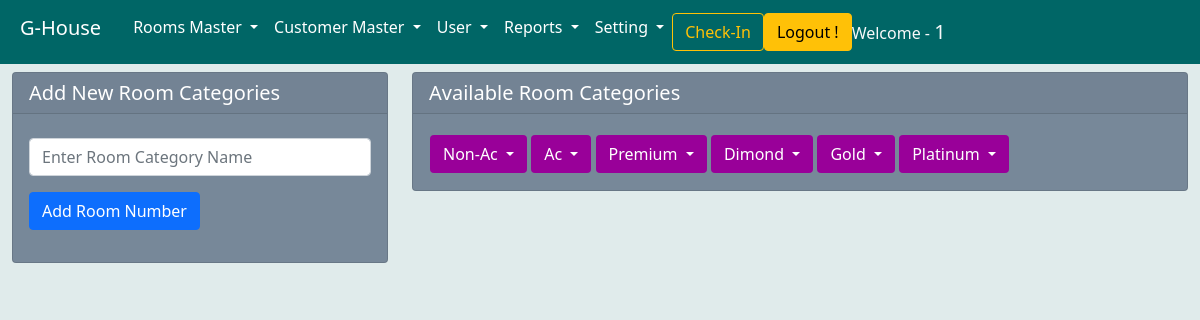
/addonlyCategories/ (signed in), run on the app's committed database.
### ghouse/models.py (models this page shows, shortened)
class roomtype(models.Model):
    rtype = models.CharField(max_length=100)
    objects = models.Manager()

### ghouse/views.py (the view)
# urls.py: path('addonlyCategories/', addonlyCategories, name='addonlyCategories'),
def addonlyCategories(request):
    if request.user.is_authenticated:
        if request.method == 'POST':
            addCategories = onlyroomcate(request.POST)
            roomdata = roomtype.objects.all()
            if addCategories.is_valid():
                rtype = addCategories.cleaned_data['rtype']
                dat = roomtype(rtype=rtype)
                dat.save()
                messages.info(request, 'Room Successfully Added')
                context = {'addCategories': addCategories,
                           "roomdata": roomdata, }
                return render(request, 'onlycategories.html', context)
        else:
            addCategories = onlyroomcate()
            roomdata = roomtype.objects.all()
        context = {'addCategories': addCategories, "roomdata": roomdata, }
        return render(request, 'onlycategories.html', context)
    else:
        messages.info(request, '☹︎ Please Login First')
    return redirect('/login')

### ghouse/form.py (shortened to what this page needs)
class onlyroomcate(forms.ModelForm):
    class Meta:
        model = roomtype
        fields = ['rtype']
        widgets = {
            'rtype':forms.TextInput(attrs={'class':'form-control','placeholder':'Enter Room Category Name'}),
        }
        labels = {'rtype':''}
        error_messages = {
            'rtype':{
                'unique':'Room Category Already Exist',
                'required':'Enter Room Category Name',
                },
        }

### ghouse/templates/onlycategories.html (shortened to what this page needs)
{% extends 'base.html' %}
{% block body %}
<div class="container-fluid">
    <div class="row">
        <div class="col-4">
            <div class="card mt-2 ">
                <div class="card-header h5">
                    Add New Room Categories
                </div>
                <div class="card-body mt-2">
                    <form action="" method="POST" novalidate>
                        <div class="mb-3">
                            {{addCategories.rtype}}
                        </div>
                        <div class="mb-3 float-right">
                            <input class="btn btn-primary" type="submit" value="Add Room Number" type="text">
                        </div>
                    </form>
                </div>
            </div>
        </div>
        <div class="col-8">
            <div class="card mt-2 ">
                <div class="card-header h5">
                    Available Room Categories
                </div>
                <div class="card-body">
                    <div class="col">
                        <table>
                            <tr>
                                <td>
                                    {% for i in roomdata %}
                                        <button style="background-color: #990099;" type="button" class="btn dropdown-toggle mt-1 text-white" data-toggle="dropdown" aria-expanded="false">
                                            {{i.rtype}}
                                        </button>
                                    {% endfor %}
                                    </td>
                                </tr>
                        </table>
                    </div>
                </div>
            </div>
        </div>
    </div>
</div>
{% endblock body %}

### ghouse/templates/base.html (shortened to what this page needs)
{% load static %}
<!doctype html>
<html lang="en">
<head>
  <link href="https://cdn.jsdelivr.net/npm/bootstrap@5.0.0-alpha3/dist/css/bootstrap.min.css" rel="stylesheet"
>
  <link rel="stylesheet" href="https://stackpath.bootstrapcdn.com/font-awesome/4.7.0/css/font-awesome.min.css">
  <link rel="stylesheet" href="{% static 'css/tstayle.css' %}">
</head>
<body style="background-color: #e0ebeb;">
  <nav class="navbar navbar-expand-lg " style="background-color:  #006666;">
    <div class="container-fluid">
      <a class="navbar-brand p-2 text-bold h2 text-white" href="{% url 'dashboard' %}">G-House</a>
      <div class="collapse navbar-collapse" id="navbarSupportedContent">
        <ul class="navbar-nav mr-auto mb-2 mb-lg-0 ml-2 ">
          <li class="nav-item dropdown ">
            <a class="nav-link dropdown-toggle h6 text-white " href="#" id="navbarDropdown" role="button"
              data-toggle="dropdown" aria-expanded="false">
              Rooms Master
            </a>
          </li>
          <li class="nav-item dropdown">
            <a class="nav-link dropdown-toggle h6 text-white" href="#" id="navbarDropdown" role="button"
              data-toggle="dropdown" aria-expanded="false">
              Customer Master
            </a>
          </li>
          <li class="nav-item dropdown">
            <a class="nav-link dropdown-toggle h6 text-white" href="#" id="navbarDropdown" role="button"
              data-toggle="dropdown" aria-expanded="false">
              User
            </a>
          </li>
          <li class="nav-item dropdown">
            <a class="nav-link dropdown-toggle h6 text-white" href="#" id="navbarDropdown" role="button"
              data-toggle="dropdown" aria-expanded="false">
              Reports
            </a>
          </li>
          <li class="nav-item dropdown">
            <a class="nav-link dropdown-toggle h6 text-white" href="#" id="navbarDropdown" role="button"
              data-toggle="dropdown" aria-expanded="false">
              Setting
            </a>
          </li>
        </ul>
        <form class="d-flex">
          <a href="{% url 'DisplayAllRooms' %}" class="btn btn-outline-warning mr-2" type="submit">Check-In</a>
        </form>
        <a class="btn btn-warning mr-3" href="{% url 'logout' %}">Logout !</a>
        <span class="text-light"> Welcome - <b class="h5">{{request.user|upper}}</b></span>
      </div>
    </div>
  </nav>
  {% block body %}
  {% endblock body %}
</body>
</html>

### ghouse/templates/base.html (style rules this page uses)
.card { background-color: #778899; color: white; }

### data on the page
roomtype: rtype "Non-Ac"
roomtype: rtype "Ac"
roomtype: rtype "Premium"
roomtype: rtype "Dimond"
roomtype: rtype "Gold"
roomtype: rtype "Platinum"

### other printed values
{{ request.user|upper }} "1"
